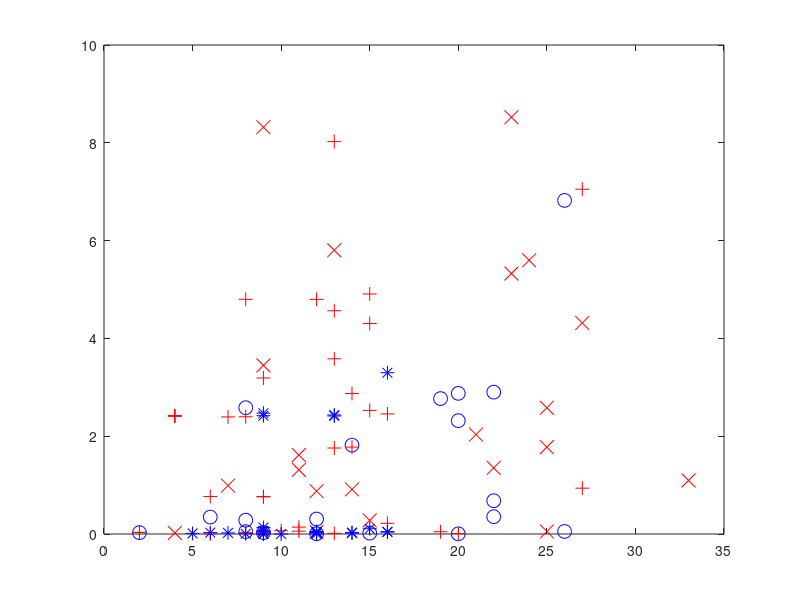

MATLAB code to generate this figure:
close all
clear; clc

Xsick = [13 14 24 11 33 27 7 25 12 9 21 9 25 12 15 4 23 23 25 22 11]
Ysick = [5.80221 0.91302 5.597485 1.614735 1.09524 4.315255 0.989865 1.77687 0.876335 3.44824 2.03291 8.319045 2.581925 0.039435 0.278015 0.02208 8.522505 5.32643 0.05206 1.352825 1.311555];
Xnot = [22 20 20 19 8 6 22 22 12 26 20 8 14 15 12 8 26 9 2]
Ynot = [0.68053 0.003185 2.875975 2.76925 2.583175 0.346405 2.901135 0.353885 0.30651 6.821495 2.31735 0.04938 1.81673 0.01771 0.005735 0.28344 0.052185 0.028565 0.027425];

XT = [11 9 19 8 15 7 27 2 12 8 9 10 11 2 13 6 20 13 4 6 9 16 9 16 15 14 4 13 4 13 13 14 8 15 27];
YT = [0.14021 0.76248 0.045605 4.799305 4.908465 2.39389 0.937305 0.033075 4.7987 0.032215 3.19086 0.066335 0.058125 0.033075 0.01366 0.00195 0.008235 1.7582 2.407075 0.7665 0.763425 0.218585 0.0283 2.45551 4.303685 2.87393 2.422515 4.56536 2.4142 8.02423 3.58256 1.777535 2.39719 2.528215 7.05127];
XF = [9 9 12 9 16 14 14 9 8 9 13 7 15 12 16 12 12 9 13 9 9 5 16 6 10];
YF = [0.132 2.00E-05 0.05072 2.47046 0.04734 0.032345 0.018495 0.063245 0.003785 0.049275 2.43402 0.022585 0.107625 0.03798 3.29773 0.02717 0.002275 2.41929 2.41346 0.051425 0.001845 0.01182 0.04002 0.02837 0];


plot(Xsick,Ysick,'rx', 'MarkerSize', 10)
hold on
plot(Xnot,Ynot, 'bo', 'MarkerSize', 10)
plot(XT,YT, 'r+', 'MarkerSize', 10)
plot(XF,YF, 'b*', 'MarkerSize', 10)
hold off